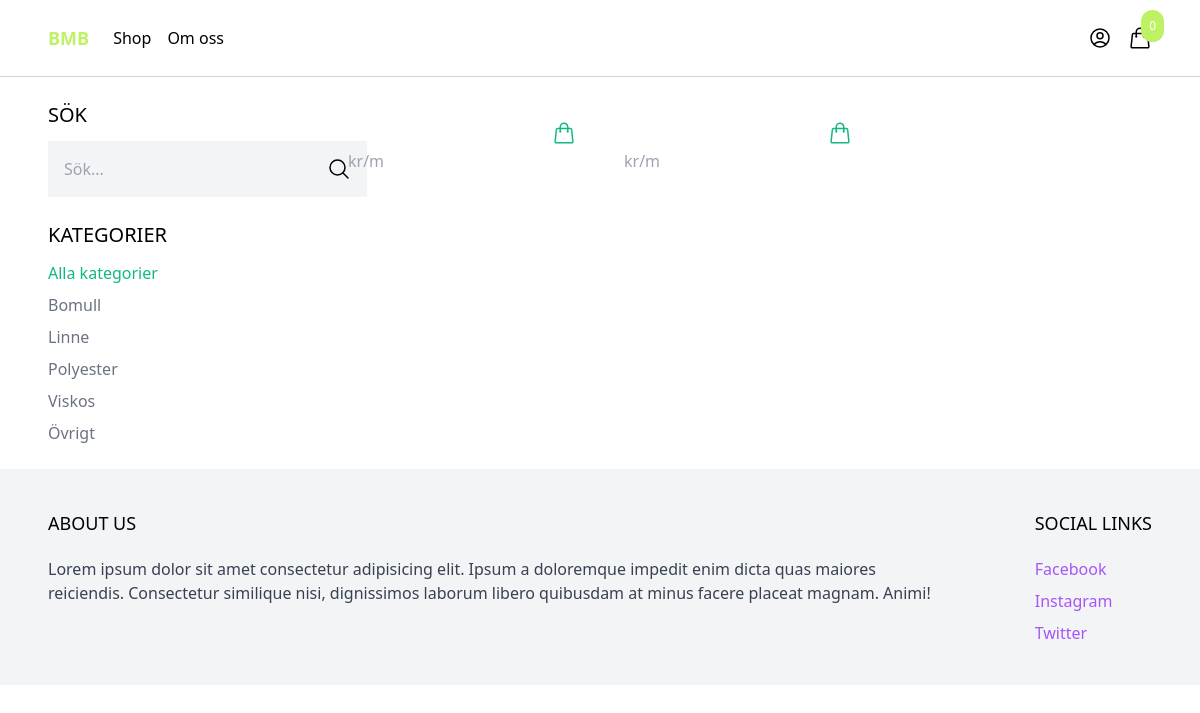
The app's page /shop/ with its own data.
### products/models.py (models this page shows, shortened)
class Category(models.Model):
    namn = models.CharField(max_length=255)
    slug = AutoSlugField(populate_from='namn', unique=True)
    class Meta:
        ordering = ('namn',)

class Produkt(models.Model):
    category = models.ForeignKey(Category, related_name='produkt', on_delete=models.CASCADE)
    namn = models.CharField(max_length=255)
    slug = AutoSlugField(populate_from='namn', unique=True)
    bredd = models.IntegerField(blank=True, null=True)
    vikt = models.IntegerField(blank=True, null=True)
    blandning = models.CharField(max_length=255)
    kvalitet = models.CharField(max_length=255)
    färg = models.CharField(max_length=255)
    motiv = models.CharField(max_length=255)
    beskrivning = models.TextField(blank=True, null=True)
    pris = models.IntegerField()
    skapad = models.DateTimeField(auto_now_add=True)
    image = models.ImageField(upload_to='uploads/', blank=True, null=True)
    thumbnail = models.ImageField(upload_to='uploads/', blank=True, null=True)
    image_url = models.CharField(max_length=500, blank=True, null=True)
    class Meta:
        ordering = ('-skapad',)

### core/views.py (the view)
# urls.py: path('shop/', shop, name='shop'),
def shop(request):
    categories = Category.objects.all()
    produkt = Produkt.objects.all()
    active_category = request.GET.get('category', '')
    if active_category:
        produkt = produkt.filter(category__slug=active_category)
    query = request.GET.get('query', '')
    if query:
        produkt = produkt.filter(Q(namn__icontains=query) | Q(beskrivning__icontains=query))
    context = {
        'categories': categories,
        'produkt': produkt,
        'active_category': active_category,
        }
    return render(request,
    'core/shop.html',
    context,
    )

### cart/cart.py (called while the page is built)
    def __len__(self):
        return sum(item['quantity'] for item in self.cart.values())

### cart/context_processors.py (called while the page is built)
def cart(request):
    return {'cart': Cart(request)}

### core/templates/core/shop.html
{% extends 'core/base.html' %}
{% block content%}
<div class="max-w-6xl mx-auto flex flex-wrap items-start py-6 px-6 xl:px-0">
    <div class="filters w-full lg:w-1/4">
        <h3 class="mb-3 text-xl uppercase">sök</h3>
        <form method="get" action=".">
            <div class="flex">
                <input type="text" name="query" class="p-4 bg-gray-100 border-0" placeholder="Sök...">
                <button class="p-4 bg-gray-100 border-0">
                    <svg xmlns="http://www.w3.org/2000/svg" fill="none" viewBox="0 0 24 24" stroke-width="1.5" stroke="currentColor" class="w-6 h-6">
                        <path stroke-linecap="round" stroke-linejoin="round" d="M21 21l-5.197-5.197m0 0A7.5 7.5 0 105.196 5.196a7.5 7.5 0 0010.607 10.607z" />
                    </svg>
                </button>
            </div>
        </form>
        <h3 class="mt-6 mb-3 text-xl uppercase">Kategorier</h3>
        <ul class="space-y-2">
            <li><a href="{% url 'shop' %}" class="{% if not active_category %} text-emerald-500 {% else %} text-gray-500 {% endif %}">Alla kategorier</a></li>
            {% for category in categories %}
            <li><a href="{% url 'shop' %}?category={{category.slug}}" class="{% if category.slug == active_category %} text-emerald-500 {% else %} text-gray-500 {% endif %}">{{category.namn}}</a></li>
            {% endfor %}
        </ul>
    </div>
    <div class="products w-full lg:w-3/4 -mt-4 flex items-center flex-wrap">
        {% for produkter in produkt %}
            {% include 'products/partials/product_list_items.html'%}
        {% endfor %}
    </div>
</div>
{% endblock%}

### products/templates/products/partials/product_list_items.html (shortened to what this page needs)
<div class="w-full md:w-1/3 xl:w-1/4 p-6">
    <div class="pt-3 flex items-center justify-between">
        <a href="{% url 'produkt' produkt.slug %}" class="text-emerald-500 hover:text-emerald-800">
        </a>
    </div>
    <p class="pt-1 text-gray-400">{{ produkt.pris}} kr/m</p>
</div>

### records on screen
Category: namn "Bomull"
Category: namn "Linne"
Category: namn "Polyester"
Category: namn "Viskos"
Category: namn "Övrigt"

### other values on screen
{{ cart|length }} "0"
